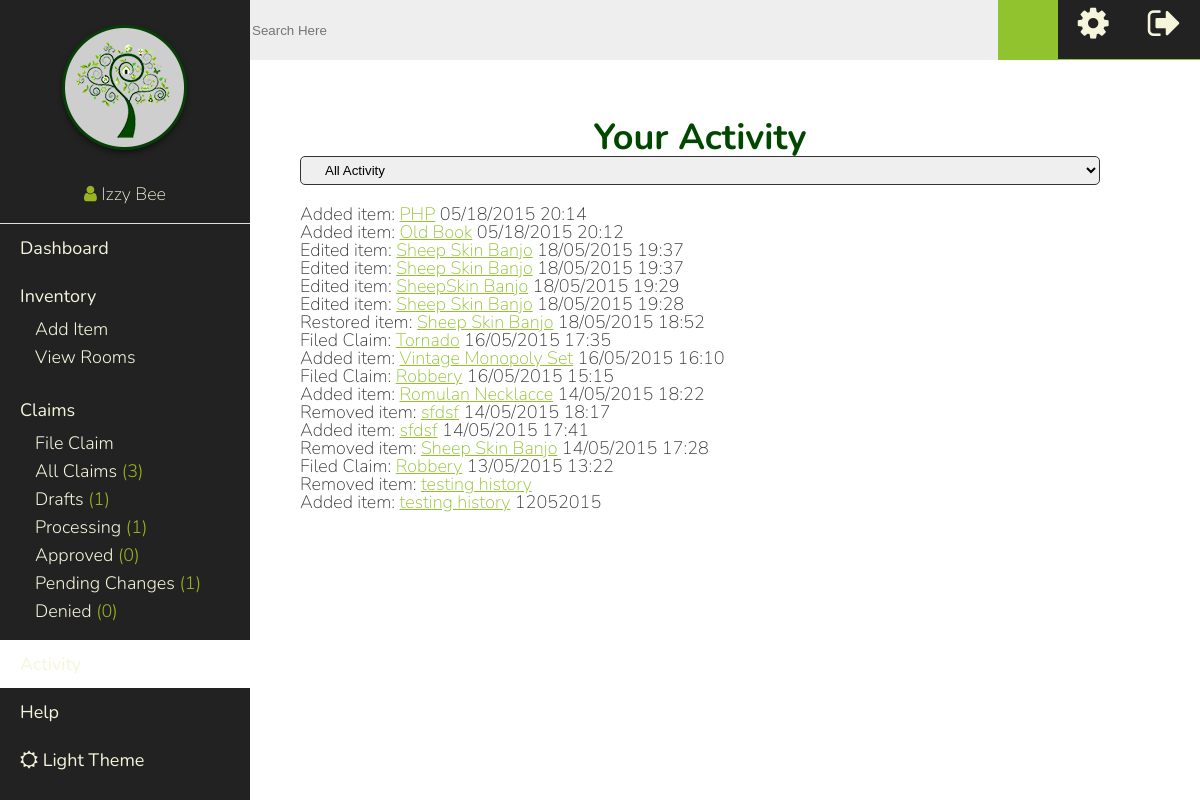
Page /activity.php (signed in) on the committed database.
### tables this page shows
CREATE TABLE IF NOT EXISTS `company_details` (
  `id` int(11) NOT NULL,
  `logo` varchar(60) DEFAULT NULL,
  `name` varchar(60) NOT NULL,
  `address` varchar(60) NOT NULL,
  `city` varchar(60) NOT NULL,
  `state` varchar(20) NOT NULL,
  `zip` varchar(10) NOT NULL,
  `phone` varchar(20) NOT NULL,
  `content` varchar(500) NOT NULL
);

CREATE TABLE IF NOT EXISTS `history` (
  `id` int(11) NOT NULL,
  `user_id` int(7) NOT NULL,
  `content` varchar(250) NOT NULL,
  `datetime` varchar(20) NOT NULL
);

### activity.php (the view, shortened to what this page needs)
<?php
$current_page="activity";
include("inc/header.php"); ?>
         <?php  if(isset($_GET['all'])){ ?>
                <h1>All Activity</h1>
                  <span class="left"><a href="activity.php?all">View your history</a></span>
<?php }else{ ?>
                  <h1>Your Activity</h1>
                        <select name="filter" id="filter">
                           <option value="all">All Activity</option>
                       </select>
<?php
    $query  = "SELECT * FROM history WHERE user_id={$_SESSION['user_id']} ORDER BY id DESC";
    $result = mysqli_query($connection, $query);
    if($result){
        echo "<ul>";
        foreach($result as $show){
            echo "<li>".$show['content']." ".$show['datetime']."</li>";
            }
        echo "</ul>";
        }
    } ?>
<?php include("inc/footer.php"); ?>

### inc/header.php (shortened to what this page needs)
<!DOCTYPE html>
<html>
    <head>
        <?php if(isset($_SESSION['theme'])){
        if($_SESSION['theme']==1){
                     ?>
                    <link rel="stylesheet" href="css/style.css">
                    <link rel="stylesheet" href="css/dark-theme.css">
            <?php  }else{
                      ?>
                    <link rel="stylesheet" href="css/style.css">
            <?php   }
        }else{ ?>
            <link rel="stylesheet" href="css/style.css">
        <?php } ?>
        <link rel="stylesheet" href="//maxcdn.bootstrapcdn.com/font-awesome/4.3.0/css/font-awesome.min.css">
    </head>
<body>
<div class="wrapper">
<nav>
	<div class= 'logo_user'>
    <?php
        $logo_query="SELECT * FROM company_details";
        $logo_found=mysqli_query($connection, $logo_query);;
        if($logo_found){
            $details=mysqli_fetch_assoc($logo_found);
            $logo=$details['logo'];
        }else{
            $logo="img/under_my_roof_sm.png";
        }
        ?>
    <a href="index.php"><img src="<?php echo $logo; ?>" alt="Greenwell Bank Logo"></a><br>
    <i class="fa fa-user"> </i> <a title="Your Profile" href="profile.php"><?php echo $_SESSION['username']; ?></a>
  </div>
<?php
if($_SESSION['is_employee']==0){
         ?>
        <ul>
         <?php
    if(!isset($current_page) || $current_page=="dashboard"){
                    echo "<li class=\"current_page\"><a href=\"index.php\">Dashboard</a></li>";
                }else{
                   echo " <li><a href=\"index.php\">Dashboard</a></li>";
                }
            ?>
                <?php
                if($current_page=="inventory"){
                    echo "<li class=\"current_page\"><a href='inventory.php'>Inventory</a>";
                    ?>
                     <ul>
                <li><a href="add_item.php">Add Item</a></li>
                <li><a href="rooms.php">View Rooms</a></li>
            </ul> </li>
               <?php
                }else{
                   echo " <li><a href='inventory.php'>Inventory</a> ";
                     ?>
                     <ul>
                <li><a href="add_item.php">Add Item</a></li>
                <li><a href="rooms.php">View Rooms</a></li>
            </ul> </li>
               <?php
                }
            if($current_page=="claims"){ ?>
            <li class="current_page"><a href="claim_history.php">Claims</a>
            <ul>
               <li><a href="file_new_claim.php">File Claim</a></li>
          <?php
            $all_query  = "SELECT COUNT(*) as total FROM claims WHERE user_id={$_SESSION['user_id']}";
            $all_result = mysqli_query($connection, $all_query);
            $data=mysqli_fetch_assoc($all_result);
            $pending_query  = "SELECT COUNT(*) as total FROM claims WHERE user_id={$_SESSION['user_id']} AND status_id=0";
            $pending_result = mysqli_query($connection, $pending_query);
            $pdata=mysqli_fetch_assoc($pending_result);
            $draft_query  = "SELECT COUNT(*) as total FROM claims WHERE user_id={$_SESSION['user_id']} AND status_id=1";
            $draft_result = mysqli_query($connection, $draft_query);
            $drdata=mysqli_fetch_assoc($draft_result);
            $changes_query  = "SELECT COUNT(*) as total FROM claims WHERE user_id={$_SESSION['user_id']} AND status_id=4";
            $changes_result = mysqli_query($connection, $changes_query);
            $cdata=mysqli_fetch_assoc($changes_result);
            $approved_query  = "SELECT COUNT(*) as total FROM claims WHERE user_id={$_SESSION['user_id']} AND status_id=2";
            $approved_result = mysqli_query($connection, $approved_query);
            $adata=mysqli_fetch_assoc($approved_result);
            $denied_query  = "SELECT COUNT(*) as total FROM claims WHERE user_id={$_SESSION['user_id']} AND status_id=3";
            $denied_result = mysqli_query($connection, $denied_query);
            $ddata=mysqli_fetch_assoc($denied_result);
        ?>
           <li><a href="claim_history.php">All Claims</a> (<?php echo $data['total']; ?>)</li>
           <li><a href="claim_history.php?draft">Drafts</a> (<?php echo $drdata['total']; ?>)</li>
           <li><a href="claim_history.php?pending">Processing</a> (<?php echo $pdata['total']; ?>)</li>
           <li><a href="claim_history.php?approved">Approved</a> (<?php echo $adata['total']; ?>)</li>
           <li><a href="claim_history.php?changes">Pending Changes</a> (<?php echo $cdata['total']; ?>)</li>
           <li><a href="claim_history.php?denied">Denied</a> (<?php echo $ddata['total']; ?>)</li>
            </ul></li>
<?php }else{ ?>
               <li><a href="claim_history.php">Claims</a>
            <ul>
              <li><a href="file_new_claim.php">File Claim</a></li>
          <?php
            $all_query  = "SELECT COUNT(*) as total FROM claims WHERE user_id={$_SESSION['user_id']}";
            $all_result = mysqli_query($connection, $all_query);
            $data=mysqli_fetch_assoc($all_result);
            $pending_query  = "SELECT COUNT(*) as total FROM claims WHERE user_id={$_SESSION['user_id']} AND status_id=0";
            $pending_result = mysqli_query($connection, $pending_query);
            $pdata=mysqli_fetch_assoc($pending_result);
            $draft_query  = "SELECT COUNT(*) as total FROM claims WHERE user_id={$_SESSION['user_id']} AND status_id=1";
            $draft_result = mysqli_query($connection, $draft_query);
            $drdata=mysqli_fetch_assoc($draft_result);
            $changes_query  = "SELECT COUNT(*) as total FROM claims WHERE user_id={$_SESSION['user_id']} AND status_id=4";
            $changes_result = mysqli_query($connection, $changes_query);
            $cdata=mysqli_fetch_assoc($changes_result);
            $approved_query  = "SELECT COUNT(*) as total FROM claims WHERE user_id={$_SESSION['user_id']} AND status_id=2";
            $approved_result = mysqli_query($connection, $approved_query);
            $adata=mysqli_fetch_assoc($approved_result);
            $denied_query  = "SELECT COUNT(*) as total FROM claims WHERE user_id={$_SESSION['user_id']} AND status_id=3";
            $denied_result = mysqli_query($connection, $denied_query);
            $ddata=mysqli_fetch_assoc($denied_result);
        ?>
           <li><a href="claim_history.php">All Claims</a> (<?php echo $data['total']; ?>)</li>
           <li><a href="claim_history.php?draft">Drafts</a> (<?php echo $drdata['total']; ?>)</li>
           <li><a href="claim_history.php?pending">Processing</a> (<?php echo $pdata['total']; ?>)</li>
           <li><a href="claim_history.php?approved">Approved</a> (<?php echo $adata['total']; ?>)</li>
           <li><a href="claim_history.php?changes">Pending Changes</a> (<?php echo $cdata['total']; ?>)</li>
           <li><a href="claim_history.php?denied">Denied</a> (<?php echo $ddata['total']; ?>)</li>
            </ul></li>
   <?php }
             if($current_page=="activity"){ ?>
            <li class="current_page"><a href="activity.php">Activity</a></li>
            <?php }else{ ?>
             <li><a href="activity.php">Activity</a></li>
           <?php  }
            if($current_page=="help"){?>
            <li class="current_page"><a href="help.php">Help</a></li>
             <?php }else{ ?>
              <li><a href="help.php">Help</a></li>
              <?php  } ?>
        </ul>
<?php }  ?>
            <ul id="themes">
                 <?php if(isset($_SESSION['theme'])){
            if($_SESSION['theme']==1){
                  echo "<li><a href=\"edit.php?theme\"><i class=\"fa fa-sun-o\"></i> Light Theme</a></li>";
                    }else{
                    echo "<li><a href=\"edit.php?theme\"><i class=\"fa fa-moon-o\"></i> Dark Theme</a></li>";
                    }
                }else{
            echo "<li><a href=\"edit.php?theme\"><i class=\"fa fa-moon-o\"></i> Dark Theme</a></li>";
            }
        ?>
             </ul>
          </nav>
<header>
    <div class="search_container">
        <form class='search' action="search.php" method="POST">
	        <input type="search" placeholder='Search Here' name="query" id="searchbar">
	        <input type="submit" name="search" id="nav_search" value="">
	    </form>
	</div>
    <div class="account_links">
        <div>
        	<a title="Manage Account Settings" href="settings.php?user=<?php echo $_SESSION['user_id'] ?>"><i class="fa fa-cog fa-2x"></i></a>
        </div>
        <div>
        	<a title="Log Out" href="logout.php"><i class="fa fa-sign-out fa-2x"></i></a>
        </div>
    </div>
</header>
        <div class="clearfix" id="page">

### inc/footer.php
</div>
 </body>

### css/style.css (style rules this page uses)
html, body, div, span, applet, object, iframe, h1, h2, h3, h4, h5, h6, p, blockquote, pre, a, abbr, acronym, address, big, cite, code, del, dfn, em, img, ins, kbd, q, s, samp, small, strike, strong, sub, sup, tt, var, b, u, i, center, dl, dt, dd, ol, ul, li, fieldset, form, label, legend, table, caption, tbody, tfoot, thead, tr, th, td, article, aside, canvas, details, embed, figure, figcaption, footer, header, hgroup, menu, nav, output, ruby, section, summary, time, mark, audio, video { margin: 0; padding: 0; border: 0; font-size: 100%; font: inherit; vertical-align: baseline; }
article, aside, details, figcaption, figure, footer, header, hgroup, menu, nav, section { display: block; }
body { line-height: 1; }
ol, ul { list-style: none; }
html { -webkit-box-sizing: border-box; -moz-box-sizing: border-box; box-sizing: border-box; }
*, *:before, *:after { -webkit-box-sizing: inherit; -moz-box-sizing: inherit; box-sizing: inherit; }
body { font-size: 18px; font-family: 'Nunito', sans-serif; font-weight: 100; color: #333; margin: 0; margin-right: 100px; }
h1 { font-size: 2em; font-weight: 700; color:#004800; text-align: center; }
a { color:#90C32E; }
nav { background: #eee; width: 250px; position:fixed; top:0px; bottom:0px; left:0px; right:0px; color:#333; font-size: 1em; }
nav a { color:#333; text-decoration: none; }
nav ul > li { padding: 15px 20px; font-weight:400; }
nav ul li ul li { padding:5px 15px; font-weight: 300; }
nav ul li ul li:nth-of-type(1) { padding-top:15px; }
.logo_user { text-align: center; padding-bottom:20px; border-bottom: 1px solid #e1e1e1 }
.logo_user img { margin: 20px 0; }
header { background: #eee; height: 60px; position: fixed; top: 0; left:250px; width: calc(100% - 250px); z-index: 999; border-bottom: 1px solid #90C32E; }
header > div { float:left; }
.account_links { width:15%; }
.account_links >div { min-width: 60px; width:50%; color:#333; padding:5px; height:60px; float:left; text-align: center; }
.search_container { width:85%; }
.search input[type="submit"] { width:60px; height:60px; background:#90C32E; border:none; }
.search input[type='search'] { width:95%; width:calc(100% - 60px); height:60px; border-right:1px solid #90C32E; background-color: #eee; border:none; }
.search input { float:left; }
.current_page { background:white; }
#page { margin-left: 300px; margin-top: 120px; }
.clearfix:after { visibility: hidden; display: block; font-size: 0; content: " "; clear: both; height: 0; }
.clearfix { display: inline-block; }
.clearfix { display: block; }
input,textarea { border:none; outline:none; }
.add_item input,textarea,select { width:100%; padding: 5px 20px; border-radius: 5px; border: 1px solid #333; margin-bottom: 20px; }

### css/dark-theme.css (style rules this page uses)
header, nav { background: #222; color: rgba(154,179,35,1); }
header a, nav a { color: beige; }

### rows in the picture
company_details: logo (picture)
history: content "Added item: PHP", datetime "05/18/2015 20:14"
history: content "Added item: Old Book", datetime "05/18/2015 20:12"
history: content "Edited item: Sheep Skin Banjo", datetime "18/05/2015 19:37"
history: content "Edited item: Sheep Skin Banjo", datetime "18/05/2015 19:37"
history: content "Edited item: SheepSkin Banjo", datetime "18/05/2015 19:29"
history: content "Edited item: Sheep Skin Banjo", datetime "18/05/2015 19:28"
history: content "Restored item: Sheep Skin Banjo", datetime "18/05/2015 18:52"
history: content "Filed Claim: Tornado", datetime "16/05/2015 17:35"
history: content "Added item: Vintage Monopoly Set", datetime "16/05/2015 16:10"
history: content "Filed Claim: Robbery", datetime "16/05/2015 15:15"
history: content "Added item: Romulan Necklacce", datetime "14/05/2015 18:22"
history: content "Removed item: sfdsf", datetime "14/05/2015 18:17"
history: content "Added item: sfdsf", datetime "14/05/2015 17:41"
history: content "Removed item: Sheep Skin Banjo", datetime "14/05/2015 17:28"
history: content "Filed Claim: Robbery", datetime "13/05/2015 13:22"
history: content "Removed item: testing history"
history: content "Added item: testing history", datetime "12052015"

### other values in the picture
$_SESSION['username'] "Izzy Bee"
$data['total'] "3"
$drdata['total'] "1"
$pdata['total'] "1"
$adata['total'] "0"
$cdata['total'] "1"
$ddata['total'] "0"
